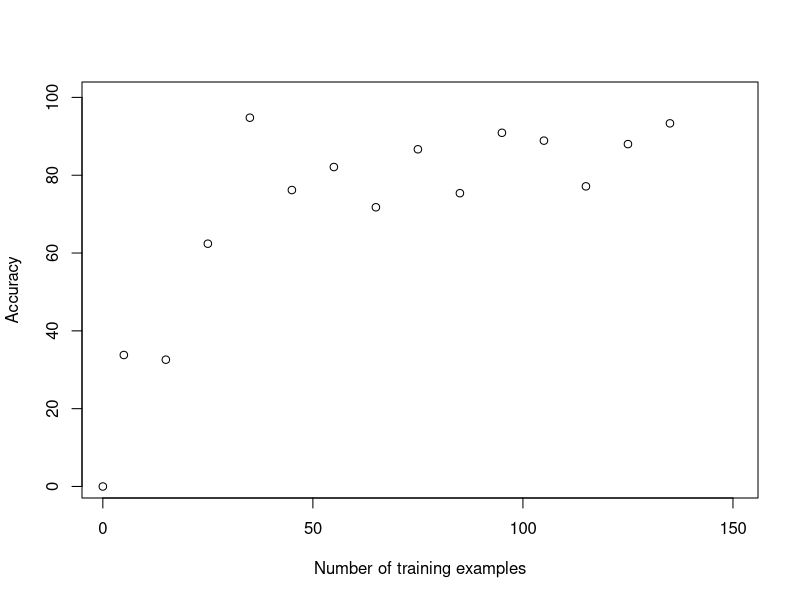

This figure's R source:
#trying to implement the DECORATE algorithm in R
#reference - http://www.cs.utexas.edu/~ml/papers/decorate-proposal-03.pdf

setwd("~/Desktop/F/data science/decorate_try")

plot(0,0, xlim=c(1,150), ylim=c(1,100), xlab="Number of training examples", ylab="Accuracy" ,type="b")
#
z=5
while(z<=140)
{
library(rpart)
h=sample(nrow(iris),z)
train=iris[h,]
test=iris[-h,]
actual=test$Species
test$Species=NULL
cases=z
Csize=25
I=50
R=0.8
name=c("setosa","versicolor", "virginica")
normalize<-function(df)
{
  for( i in 1:nrow(df))
  {
    for(j in 1:ncol(df))
    {
      df[i,j]=df[i,j]/sum(df[i,])    
    }
  }
  df
}

inverse_prob<-function(df)
{
  dat=data.frame()
  for( i in 1:nrow(df))
  {
    for(j in 1:ncol(df))
    {
      dat[i,j]=(1/df[i,j])/sum(1/df[i,])    
    }
  }
  dat
}

error<-function(pred)
{
  e=0
  p=apply(pred,1,which.max)
  ans=name[p]
  for (i in 1:cases)
  {
     if(ans[i]==train$Species[i])
       e=e+1
  }
  e
}

generate<-function(mean, std)
{
  size=R*cases
  rand=rnorm(1000,mean,std)
  k=sample(rand,size)
  k
}

new_addition<-function(train)
{
  dat=data.frame()
  dat=generate(mean(train[,1]),sd(train[,1]))
  for(i in 2:(ncol(train)-1))
  {
    dat=cbind(dat,generate(mean(train[,i]),sd(train[,i])))
    dat[,i]
  }
  dat
}

i=1
trials=1

Cstar=rpart(Species~., data=train)
pred=predict(Cstar,train[,1:4], type="prob")
pred.cstar=predict(Cstar,test)
epsilon=error(pred)
#accuracy1=prop.table(table(actual==name[apply(pred,c,1,which.max)]))[2]



while(i<Csize & trials<I)
{
  add=new_addition(train)
  colnames(add)=c("Sepal.Length", "Sepal.Width",  "Petal.Length", "Petal.Width")
  add=as.data.frame(add)
  pred.test=predict(Cstar,add)
  pred.test[pred.test==0]=0.0000001
  
  pred.test=normalize(pred.test)
  pred.test.new=inverse_prob(pred.test)
  p=apply(pred.test.new,1,which.max)
  ans=name[p] 
  add$Species=ans
  train=rbind(train,add)
  
  C=rpart(Species~.,data=train)
  pred.c=predict(C,test)
  p1=apply(pred.c,1,which.max)
  
  #accuracy2=prop.table(table(actual==name[p1]))[2]
  
  #if(accuracy2>accuracy1)
  #{
  #  accuracy1=accuracy2
  #  pred.cstar=(pred.c+pred.cstar)/2
  #}
  
  pred.cstar=(pred.c+pred.cstar)/2
  train=train[1:z,]
  pred1=predict(C,train[,1:4], type="prob")
  #pred2=predict(Cstar,train, type="prob")
  epsilon.star=error(pred1)
  if(epsilon.star<epsilon)
  {
    i=i+1
    epsilon=epsilon.star
  } else
  {
    pred.cstar=2*pred.cstar-pred.c
  }
  trials=trials+1
}

points(z,prop.table(table(actual==name[apply(pred.cstar,1,which.max)]))[2]*100)
z=z+10
}
